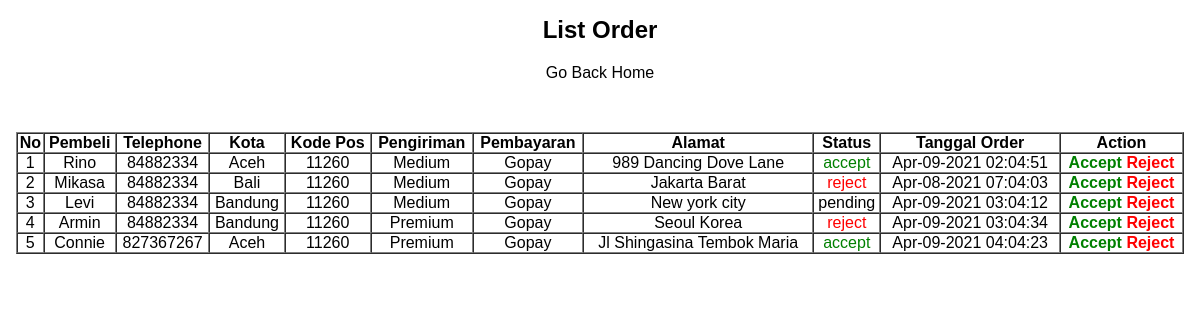
The app's page /admin/order.php (signed in) with its own data.
### tables this page shows
CREATE TABLE `checkout` (
  `id_checkout` int(11) NOT NULL,
  `nama_pembeli` varchar(50) NOT NULL,
  `no_telp` int(16) NOT NULL,
  `nama_kota` varchar(50) NOT NULL,
  `alamat` varchar(250) NOT NULL,
  `kode_pos` int(7) NOT NULL,
  `jenis_pengiriman` enum('Instant','Medium','Premium') NOT NULL,
  `jenis_pembayaran` enum('COD','Gopay','Ovo') NOT NULL,
  `status` enum('pending','accept','reject') NOT NULL,
  `waktu_belanja` timestamp NOT NULL DEFAULT CURRENT_TIMESTAMP
);

### app.php (called while the page is built, shortened)
<?php
$dbconnect = mysqli_connect("localhost", "root", "root", "lets-migo");
function queryData($query)
{
    global $dbconnect;
    $data = mysqli_query($dbconnect, $query);
    $rows = [];
    while ($row = mysqli_fetch_assoc($data)) {
        $rows[] = $row;
    }
    return $rows;
}

### src/admin/order.php (the view, shortened to what this page needs)
<?php
require('../../app.php');
$orderList = queryData("SELECT * FROM checkout ORDER BY id_checkout ASC");
?>
<!DOCTYPE html>
<html lang="en">
<head>
    <link rel="stylesheet" href="../assets/css/style.css">
</head>
<body>
    <div class="container">
        <div>
            <h2 style="text-align: center;">List Order</h2>
            <a href="index.php" style="text-decoration: none; color: #000;">
                <p style="text-align: center; margin-top: 20px;">Go Back Home</p>
            </a>
        </div>
        <table border="1" cellspacing="0" class="table">
            <thead>
                <tr>
                    <th>No</th>
                    <th>Pembeli</th>
                    <th>Telephone</th>
                    <th>Kota</th>
                    <th>Kode Pos</th>
                    <th>Pengiriman</th>
                    <th>Pembayaran</th>
                    <th>Alamat</th>
                    <th>Status</th>
                    <th>Tanggal Order</th>
                    <th>Action</th>
                </tr>
            </thead>
            <tbody class="tbody">
                <?php
                $no = 1;
                foreach ($orderList as $order) : ?>
                    <tr>
                        <td><?= $no++; ?></td>
                        <td><?= $order["nama_pembeli"]; ?></td>
                        <td><?= $order["no_telp"]; ?></td>
                        <td><?= $order["nama_kota"]; ?></td>
                        <td><?= $order["kode_pos"]; ?></td>
                        <td><?= $order["jenis_pengiriman"]; ?></td>
                        <td><?= $order["jenis_pembayaran"]; ?></td>
                        <td><?= $order["alamat"]; ?></td>
                        <td>
                            <?php if ($order["status"] === "pending") : ?>
                                <p><?= $order["status"]; ?></p>
                            <?php elseif ($order["status"] === "accept") : ?>
                                <p style="color: green;"><?= $order["status"]; ?></p>
                            <?php elseif ($order["status"] === "reject") : ?>
                                <p style="color: red;"><?= $order["status"]; ?></p>
                            <?php endif; ?>
                        </td>
                        <td><?= date("M-d-Y h:m:s", strtotime($order["waktu_belanja"])) ?></td>
                        <td>
                            <a href="accept-product.php?id=<?= $order["id_checkout"]; ?>" class="acc-product">Accept</a>
                            <a href="reject-product.php?id=<?= $order["id_checkout"]; ?>" class="rej-product">Reject</a>
                        </td>
                    </tr>
                <?php endforeach; ?>
            </tbody>
        </table>
    </div>
</body>
</html>

### src/assets/css/style.css (style rules this page uses)
* { font-family: "Poppins", sans-serif; margin: 0; padding: 0; }
.container { padding: 16px; }

### src/admin/order.php (style rules this page uses)
.table { width: 100%; margin-top: 50px; }
.tbody { text-align: center; }
.acc-product { text-decoration: none; color: green; font-weight: 700; }
.rej-product { text-decoration: none; color: red; font-weight: 700; }

### records on screen
checkout: nama_pembeli "Rino", no_telp "84882334", nama_kota "Aceh", kode_pos "11260", jenis_pengiriman "Medium", jenis_pembayaran "Gopay", alamat "989 Dancing Dove Lane", status "accept", waktu_belanja "Apr-09-2021 02:04:51"
checkout: nama_pembeli "Mikasa", no_telp "84882334", nama_kota "Bali", kode_pos "11260", jenis_pengiriman "Medium", jenis_pembayaran "Gopay", alamat "Jakarta Barat", status "reject", waktu_belanja "Apr-08-2021 07:04:03"
checkout: nama_pembeli "Levi", no_telp "84882334", nama_kota "Bandung", kode_pos "11260", jenis_pengiriman "Medium", jenis_pembayaran "Gopay", alamat "New york city", status "pending", waktu_belanja "Apr-09-2021 03:04:12"
checkout: nama_pembeli "Armin", no_telp "84882334", nama_kota "Bandung", kode_pos "11260", jenis_pengiriman "Premium", jenis_pembayaran "Gopay", alamat "Seoul Korea", status "reject", waktu_belanja "Apr-09-2021 03:04:34"
checkout: nama_pembeli "Connie", no_telp "827367267", nama_kota "Aceh", kode_pos "11260", jenis_pengiriman "Premium", jenis_pembayaran "Gopay", alamat "Jl Shingasina Tembok Maria", status "accept", waktu_belanja "Apr-09-2021 04:04:23"
